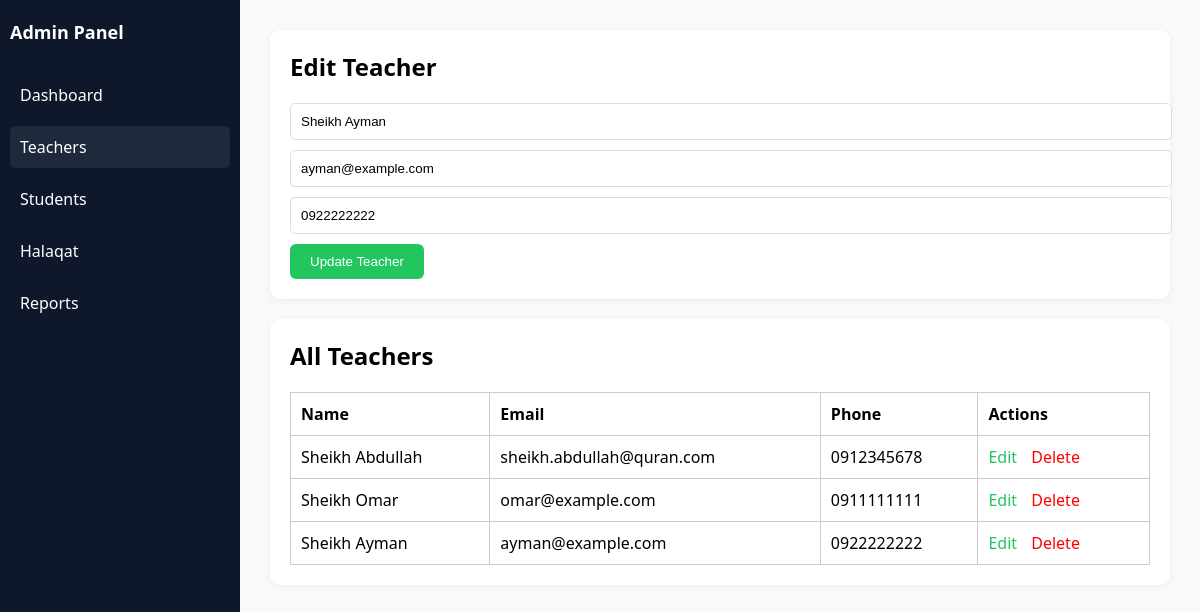
The app's page /Admin-dashboard/teachers.php?edit=3 with its own data.
### tables this page shows
CREATE TABLE `teachers` (
  `id` int(11) NOT NULL,
  `full_name` varchar(100) NOT NULL,
  `email` varchar(100) DEFAULT NULL,
  `phone` varchar(20) DEFAULT NULL,
  `halaqa_id` int(11) DEFAULT NULL,
  `created_at` timestamp NOT NULL DEFAULT current_timestamp()
);

### Admin-dashboard/teachers.php (the view, shortened to what this page needs)
<?php
include 'db.php';
$teachers = mysqli_query($conn, "SELECT * FROM teachers");
$editMode = false;
$editData = null;
if (isset($_GET['edit'])) {
    $editId = intval($_GET['edit']);
    $editResult = mysqli_query($conn, "SELECT * FROM teachers WHERE id=$editId");
    $editData = mysqli_fetch_assoc($editResult);
    $editMode = true;
}
?>
<!DOCTYPE html>
<html lang="en">
<head>
</head>
<body>
<div class="sidebar">
    <h2>Admin Panel</h2>
    <a href="dashboard.php">Dashboard</a>
    <a class="active" href="teachers.php">Teachers</a>
    <a href="students.php">Students</a>
    <a href="halaqat.php">Halaqat</a>
    <a href="reports.php">Reports</a>
</div>
<div class="main">
    <div class="card">
        <h2><?php echo $editMode ? 'Edit' : 'Add'; ?> Teacher</h2>
        <form method="POST">
            <input type="text" name="full_name" placeholder="Full Name" required value="<?php echo $editMode ? $editData['full_name'] : ''; ?>">
            <input type="email" name="email" placeholder="Email" required value="<?php echo $editMode ? $editData['email'] : ''; ?>">
            <input type="text" name="phone" placeholder="Phone" required value="<?php echo $editMode ? $editData['phone'] : ''; ?>">
            <button type="submit"><?php echo $editMode ? 'Update' : 'Add'; ?> Teacher</button>
        </form>
    </div>
    <div class="card">
        <h2>All Teachers</h2>
        <table>
            <tr>
                <th>Name</th>
                <th>Email</th>
                <th>Phone</th>
                <th>Actions</th>
            </tr>
            <?php while ($row = mysqli_fetch_assoc($teachers)): ?>
                <tr>
                    <td><?php echo htmlspecialchars($row['full_name']); ?></td>
                    <td><?php echo htmlspecialchars($row['email']); ?></td>
                    <td><?php echo htmlspecialchars($row['phone']); ?></td>
                    <td>
                        <a class="edit" href="?edit=<?php echo $row['id']; ?>">Edit</a>
                        <a class="delete" href="?delete=<?php echo $row['id']; ?>" onclick="return confirm('Delete this teacher?');">Delete</a>
                    </td>
                </tr>
            <?php endwhile; ?>
        </table>
    </div>
</div>
</body>
</html>

### Admin-dashboard/teachers.php (style rules this page uses)
body { font-family: 'Segoe UI', sans-serif; margin: 0; background: #f9f9f9; }
.sidebar { background: #0f172a; color: white; width: 220px; height: 100vh; position: fixed; padding: 20px 10px; }
.sidebar h2 { font-size: 18px; margin-bottom: 30px; }
.sidebar a { display: block; padding: 10px; color: white; text-decoration: none; border-radius: 6px; margin-bottom: 10px; }
.sidebar a.active, .sidebar a:hover { background-color: #1e293b; }
.main { margin-left: 240px; padding: 30px; }
.card { background: white; border-radius: 10px; padding: 20px; margin-bottom: 20px; box-shadow: 0 2px 8px rgba(0,0,0,0.05); }
h2 { margin-top: 0; }
form input { width: 100%; padding: 10px; margin-bottom: 10px; border-radius: 5px; border: 1px solid #ddd; }
button { background-color: #22c55e; color: white; border: none; padding: 10px 20px; border-radius: 6px; cursor: pointer; }
table { width: 100%; border-collapse: collapse; margin-top: 20px; }
table, th, td { border: 1px solid #ccc; }
th, td { padding: 10px; text-align: left; }
a.edit, a.delete { margin-right: 10px; color: #22c55e; text-decoration: none; }
a.delete { color: red; }

### records on screen
teachers: full_name "Sheikh Ayman", email "ayman@example.com", phone "0922222222"
teachers: full_name "Sheikh Abdullah", email "sheikh.abdullah@quran.com", phone "0912345678"
teachers: full_name "Sheikh Omar", email "omar@example.com", phone "0911111111"
